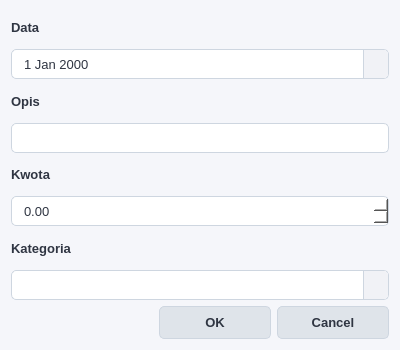
<?xml version="1.0" encoding="UTF-8"?>
<ui version="4.0">
 <class>EditTransactionDialog</class>
 <widget class="QDialog" name="EditTransactionDialog">
  <property name="geometry">
   <rect>
    <x>0</x>
    <y>0</y>
    <width>400</width>
    <height>350</height>
   </rect>
  </property>
  <property name="windowTitle">
   <string>Edycja</string>
  </property>
  <property name="styleSheet">
   <string notr="true">
QWidget {
    background-color: #f5f6fa;
    color: #2f3542;
}
QLabel {
    font-weight: bold;
    font-size: 13px;
    background: transparent;
}
QLineEdit, QComboBox, QDateEdit, QDoubleSpinBox {
    background-color: #ffffff;
    border: 1px solid #ced6e0;
    border-radius: 5px;
    padding: 5px 10px;
    font-size: 13px;
}
QLineEdit:focus, QComboBox:focus, QDateEdit:focus, QDoubleSpinBox:focus {
    border: 1px solid #747d8c;
    background-color: #fcfcfd;
}
QComboBox::drop-down, QDateEdit::drop-down {
    subcontrol-origin: padding;
    subcontrol-position: top right;
    width: 24px;
    border-left: 1px solid #ced6e0;
    background-color: #f1f2f6;
    border-top-right-radius: 4px;
    border-bottom-right-radius: 4px;
}
QComboBox::down-arrow, QDateEdit::down-arrow {
    image: none;
}
QPushButton {
    background-color: #dfe4ea;
    border: 1px solid #ced6e0;
    border-radius: 5px;
    padding: 8px 15px;
    font-weight: bold;
    font-size: 13px;
    min-width: 80px;
}
QPushButton:hover {
    background-color: #ced6e0;
    border: 1px solid #a4b0be;
}
QPushButton:pressed {
    background-color: #a4b0be;
    color: #ffffff;
}
/* KALENDARZ */
QCalendarWidget QWidget#qt_calendar_navigationbar { background-color: #f1f2f6; border-bottom: 1px solid #ced6e0; }
QCalendarWidget QToolButton { font-weight: bold; font-size: 13px; background-color: transparent; border: none; padding: 5px; border-radius: 4px; }
QCalendarWidget QToolButton:hover { background-color: #dfe4ea; }
QCalendarWidget QToolButton:pressed { background-color: #ced6e0; }
QCalendarWidget QMenu { background-color: #ffffff; border: 1px solid #ced6e0; }
QCalendarWidget QMenu::item:selected { background-color: #a4b0be; color: white; }
QCalendarWidget QSpinBox { background-color: #ffffff; border: 1px solid #ced6e0; border-radius: 3px; }
QCalendarWidget QAbstractItemView:enabled { background-color: #ffffff; selection-background-color: #a4b0be; selection-color: white; outline: none; }
QCalendarWidget QAbstractItemView:disabled { color: #ced6e0; }
   </string>
  </property>
  <layout class="QHBoxLayout" name="horizontalLayout">
   <item>
    <layout class="QGridLayout" name="gridLayout">
     <item row="0" column="0">
      <widget class="QLabel" name="label_4">
       <property name="text"><string>Data</string></property>
      </widget>
     </item>
     <item row="1" column="0">
      <widget class="QDateEdit" name="dateEdit">
        <property name="minimumSize"><size><height>30</height></size></property>
        <property name="calendarPopup"><bool>true</bool></property>
      </widget>
     </item>
     <item row="2" column="0">
      <widget class="QLabel" name="label_3">
       <property name="text"><string>Opis</string></property>
      </widget>
     </item>
     <item row="3" column="0">
      <widget class="QLineEdit" name="editDescription">
       <property name="minimumSize"><size><height>30</height></size></property>
      </widget>
     </item>
     <item row="4" column="0">
      <widget class="QLabel" name="label">
       <property name="text"><string>Kwota</string></property>
      </widget>
     </item>
     <item row="5" column="0">
      <widget class="QDoubleSpinBox" name="spinAmount">
       <property name="minimumSize"><size><height>30</height></size></property>
       <property name="maximum"><double>1000000000.0</double></property>
      </widget>
     </item>
     <item row="6" column="0">
      <widget class="QLabel" name="label_2">
       <property name="text"><string>Kategoria</string></property>
      </widget>
     </item>
     <item row="7" column="0">
      <widget class="QComboBox" name="comboCategory">
       <property name="minimumSize"><size><height>30</height></size></property>
       <property name="currentText"><string/></property>
      </widget>
     </item>
     <item row="8" column="0">
      <widget class="QDialogButtonBox" name="buttonBox">
       <property name="standardButtons">
        <set>QDialogButtonBox::Cancel|QDialogButtonBox::Ok</set>
       </property>
      </widget>
     </item>
    </layout>
   </item>
  </layout>
 </widget>
 <resources/>
 <connections/>
</ui>
